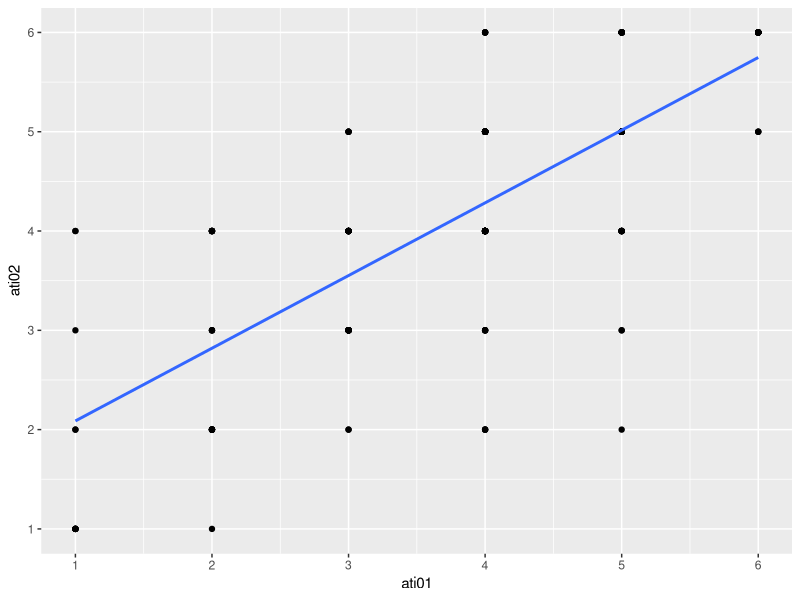

R code for this plot:
## ---- chunk 1
ati <- read.csv("mturk_data.csv", header = TRUE ,)
mean_age <- mean(ati$age)
mean_ati_young <- mean(ati[ati$age < mean_age,"ati_mean"])

mean_ati_old <- mean(ati[ati$age >= mean_age, "ati_mean"]) 

## ---- chunk 2
#| echo: false
#| message: false
#| fig-cap: "Zusammenhang zwischen ATI-1 und ATI-2"
#| label: fig-codeati

library(ggplot2)
library(tidyverse)

daten <- read.csv("mturk_data.csv")
ggplot(daten, aes(x = ati01, y = ati02)) +
  geom_point() +
  geom_smooth(method = "lm", se = FALSE, fullrange = TRUE)+
  scale_x_continuous(limits = c(1,6), breaks = seq(1,6,1)) +
  scale_y_continuous(limits = c(1,6), breaks = seq(1,6,1))  
 
  
